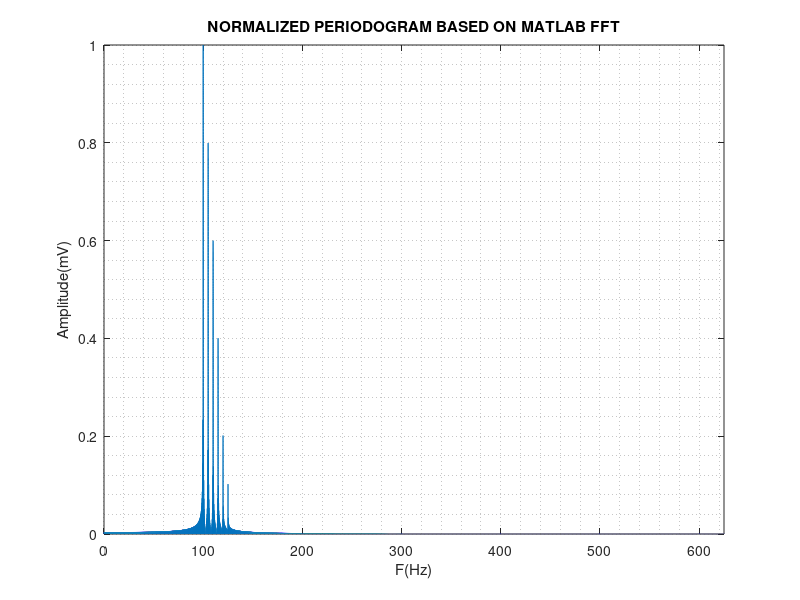

This figure's MATLAB source:
%% PRÁCTICA 8.1. Periodogram normalization in the physical units of the signal

clc, close all, clear all; 
duration =5;
Fmax = 125;
Fs = 10*Fmax;
Ts= 1/ Fs;
% Time base:
t = Ts:Ts:duration;
% Sampled signal
xn=1*sin(2*pi*100*t)+0.8*sin(2*pi*105*t)+...
  0.6*sin(2*pi*110*t)+0.4*sin(2*pi*115*t)+...
  0.2*sin(2*pi*120*t)+0.1*sin(2*pi*125*t);
% Time-domain plot:
plot(t, xn)
title(' Discretized signal ')
xlabel('t(seconds)')
%% Frequency domain:
N = length(xn);
nFFT = 2^ceil(log2(N))*128; % nFFT computation
% Apply MATLAB FFT
Xn1=fft(xn,nFFT);
% Magnitude of the complex values (periodogram)
Periodogram =abs(Xn1);
Periodogram_normalized = Periodogram / max(Periodogram);
% Frequency axis computation: same number of points as the periodogram, from 0 to Fs:
f=linspace(0,Fs,nFFT);
% Plot with both axes:
plot(f,Periodogram_normalized);
% By half-period symmetry, only the first half of the periodogram is of interest:
axis([0 Fs/2 0 max(Periodogram_normalized)]), ylabel('Amplitude(mV)'), xlabel('F(Hz)'),
title('NORMALIZED PERIODOGRAM BASED ON MATLAB FFT'), grid minor
